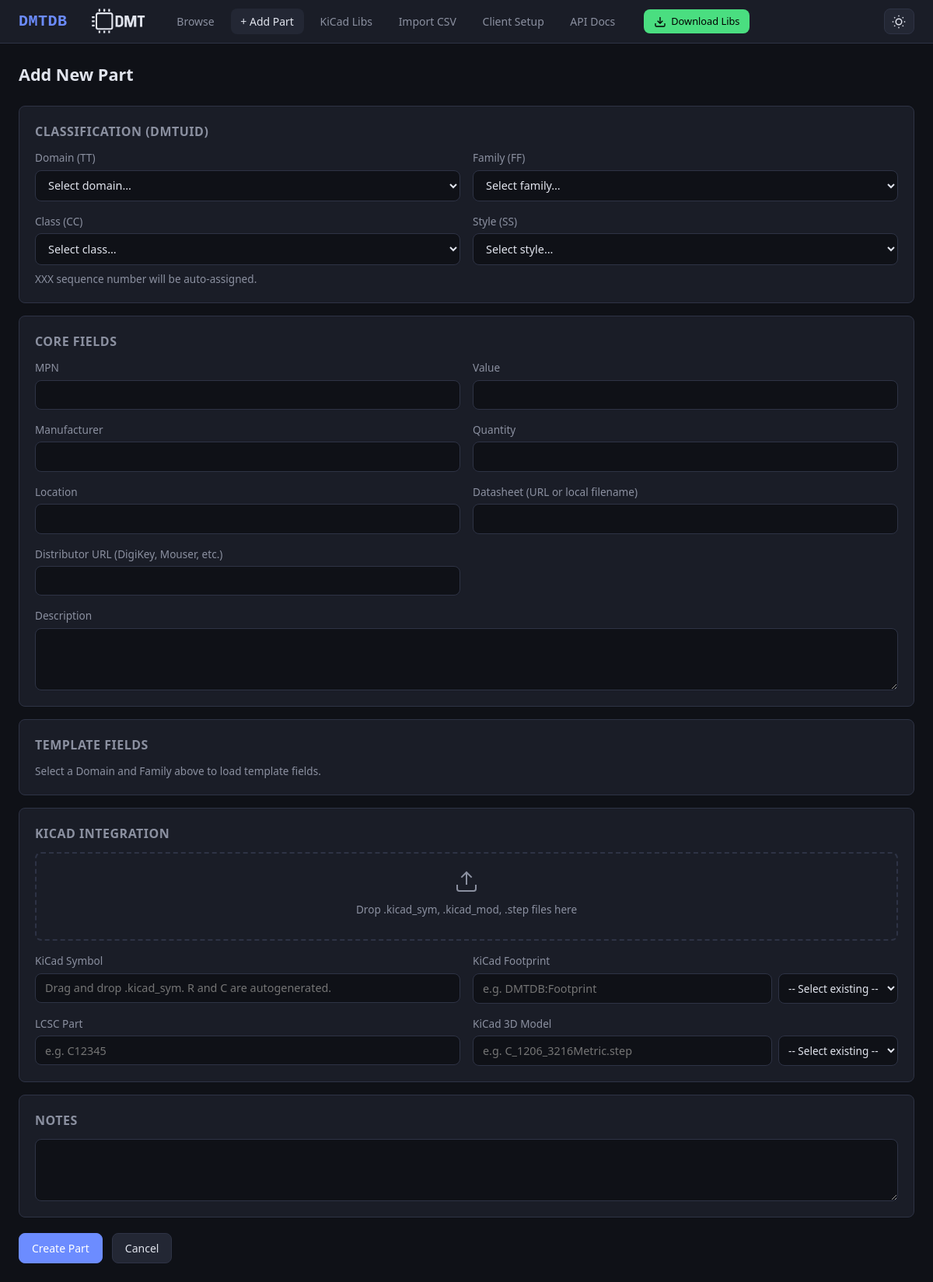
The app's page /part/add?template=DMT-01010101020, older data.
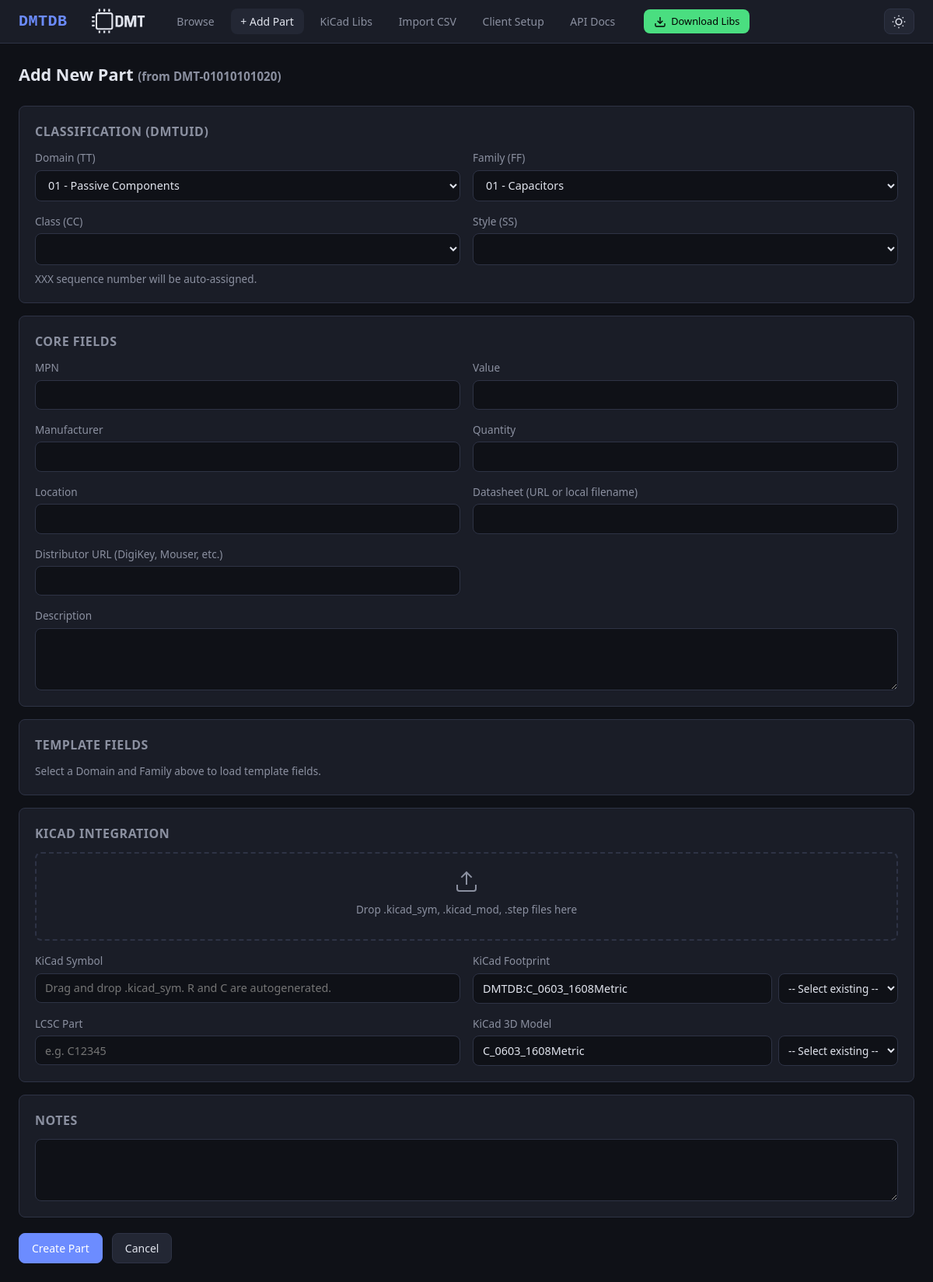
The same page, newer data.
### db/models.py (models this page shows, shortened)
class Base(DeclarativeBase):
    pass

class Part(Base):
    __tablename__ = "parts"
    dmtuid = Column(String(20), primary_key=True)               # DMT-TTFFCCSSXXX
    tt  = Column(String(2), nullable=False, index=True)
    ff  = Column(String(2), nullable=False, index=True)
    cc  = Column(String(2), nullable=False, index=True)
    ss  = Column(String(2), nullable=False, index=True)
    xxx = Column(String(3), nullable=False)
    mpn          = Column(String(200), index=True, default="")
    manufacturer = Column(String(200), index=True, default="")
    value        = Column(String(200), index=True, default="")
    description  = Column(Text, default="")
    quantity     = Column(String(50), default="")
    location     = Column(String(200), default="")
    datasheet    = Column(Text, default="")
    distributor  = Column(Text, default="")
    kicad_symbol    = Column(String(300), default="")
    kicad_footprint = Column(String(300), default="")
    kicad_libref    = Column(String(300), default="")
    kicad_3dmodel   = Column(String(300), default="")
    extra_json = Column(Text, default="{}")
    notes      = Column(Text, default="")
    created_at = Column(DateTime, default=lambda: datetime.now(timezone.utc))
    updated_at = Column(DateTime, default=lambda: datetime.now(timezone.utc),
                        onupdate=lambda: datetime.now(timezone.utc))
    fields = relationship(
        "PartField", back_populates="part",
        cascade="all, delete-orphan", lazy="selectin",
    )
    __table_args__ = (
        Index("ix_ttffccss", "tt", "ff", "cc", "ss"),
    )

### ui/routes_forms.py (the view, shortened to what this page needs)
@ui_bp.route("/part/add", methods=["GET", "POST"])
def part_add():
    domains = get_domains()
    if request.method == "GET":
        template_part = None
        template_dmtuid = request.args.get("template", "").strip()
        if template_dmtuid:
            session = get_session()
            try:
                template_part = PartsService.get(session, template_dmtuid)
            finally:
                session.close()
        return render_template(
            "add_edit.html", part=None, domains=domains,
            template_fields=None, mode="add", template_part=template_part,
        )

### db/engine.py (called while the page is built)
def get_session() -> Session:
    if _SessionLocal is None:
        raise RuntimeError("Database not initialised - call init_db() first")
    return _SessionLocal()

### schema/loader.py (called while the page is built)
def get_domains() -> list[dict]:
    return _schema.get("domains", [])

### services/parts_service.py (called while the page is built)
    @staticmethod
    def get(session: Session, dmtuid: str) -> Part | None:
        return session.get(Part, dmtuid.upper())

### templates/add_edit.html (shortened to what the changed rows need)
{% extends "base.html" %}
{% block content %}
<div class="page-header">
  <h1>{% if mode == 'edit' %}Edit {{ part.dmtuid }}{% elif template_part %}Add New Part <span
      style="font-size:.7em; color:var(--text-dim);">(from {{ template_part.dmtuid }})</span>{% else %}Add New Part{%
    endif %}</h1>
</div>
<form method="post" id="partForm">
  <div class="detail-card" style="margin-bottom:1rem;">
    <h2>Classification (DMTUID)</h2>
    {% if mode == 'edit' %}
    <p style="font-family:var(--mono); font-size:1.1rem; color:var(--accent); margin-bottom:.75rem;">{{ part.dmtuid }}
    </p>
    <p style="color:var(--text-dim); font-size:.85rem;">Classification cannot be changed after creation.</p>
    {% else %}
    <div class="form-grid">
      <div class="form-group">
        <label>Domain (TT)</label>
        <select name="tt" id="ttSel" required>
          <option value="">Select domain…</option>
          {% for dom in domains %}
          <option value="{{ dom.tt }}">{{ dom.tt }} - {{ dom.name }}</option>
          {% endfor %}
        </select>
      </div>
      <div class="form-group">
        <label>Family (FF)</label>
        <select name="ff" id="ffSel" required>
          <option value="">Select family…</option>
        </select>
      </div>
      <div class="form-group">
        <label>Class (CC)</label>
        <select name="cc" id="ccSel" required>
          <option value="">Select class…</option>
        </select>
      </div>
      <div class="form-group">
        <label>Style (SS)</label>
        <select name="ss" id="ssSel" required>
          <option value="">Select style…</option>
        </select>
      </div>
    </div>
    <p style="color:var(--text-dim); font-size:.85rem; margin-top:.5rem;">XXX sequence number will be auto-assigned.</p>
    {% endif %}
  </div>
  <div class="detail-card" style="margin-bottom:1rem;">
    <h2>Core Fields</h2>
  </div>
  <div class="detail-card" style="margin-bottom:1rem;" id="templateFieldsCard">
    <h2>Template Fields </h2>
  </div>
  <div class="detail-card" style="margin-bottom:1rem;">
    <h2>KiCad Integration</h2>
    <div class="form-grid">
      <div class="form-group">
        <div class="input-with-dropdown">
          <input type="text" name="kicad_footprint" id="kicadFootprintInput"
            value="{{ part.kicad_footprint if part else (template_part.kicad_footprint if template_part else '') }}"
            placeholder="e.g. DMTDB:Footprint">
          <select id="footprintSelect" title="Select existing footprint">
            <option value="">-- Select existing --</option>
          </select>
        </div>
      </div>
      <div class="form-group">
        <div class="input-with-dropdown">
          <input type="text" name="kicad_3dmodel" id="kicad3dmodelInput"
            value="{{ part.kicad_3dmodel if part else (template_part.kicad_3dmodel if template_part else '') }}"
            placeholder="e.g. C_1206_3216Metric.step">
          <select id="model3dSelect" title="Select existing 3D model">
            <option value="">-- Select existing --</option>
          </select>
        </div>
      </div>
    </div>
  </div>
  <div class="detail-card" style="margin-bottom:1rem;">
    <h2>Notes</h2>
  </div>
</form>
{% endblock %}

Row changes from the older to the newer data that the page shows:
added Part: dmtuid "DMT-01010101020", kicad_footprint "DMTDB:C_0603_1608Metric", kicad_3dmodel "C_0603_1608Metric"
Text that changed along with them:
form field tt: "Select domain…" → "01 - Passive Components"
form field ff: "Select family…" → "01 - Capacitors"
form field cc: "Select class…" → (not shown)
form field ss: "Select style…" → (not shown)
text now shown: "(from )"
